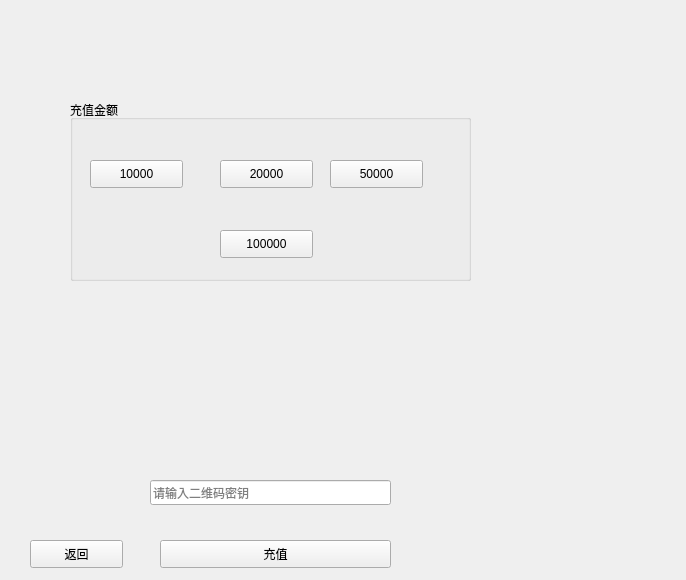
<?xml version="1.0" encoding="UTF-8"?>
<ui version="4.0">
 <class>chargein</class>
 <widget class="QWidget" name="chargein">
  <property name="geometry">
   <rect>
    <x>0</x>
    <y>0</y>
    <width>686</width>
    <height>580</height>
   </rect>
  </property>
  <property name="windowTitle">
   <string>Form</string>
  </property>
  <widget class="QGroupBox" name="groupBox">
   <property name="geometry">
    <rect>
     <x>70</x>
     <y>100</y>
     <width>401</width>
     <height>181</height>
    </rect>
   </property>
   <property name="title">
    <string>充值金额</string>
   </property>
   <widget class="QPushButton" name="pushButton">
    <property name="geometry">
     <rect>
      <x>20</x>
      <y>60</y>
      <width>93</width>
      <height>28</height>
     </rect>
    </property>
    <property name="text">
     <string>10000</string>
    </property>
    <property name="checkable">
     <bool>true</bool>
    </property>
    <property name="autoExclusive">
     <bool>true</bool>
    </property>
   </widget>
   <widget class="QPushButton" name="pushButton_2">
    <property name="geometry">
     <rect>
      <x>150</x>
      <y>60</y>
      <width>93</width>
      <height>28</height>
     </rect>
    </property>
    <property name="text">
     <string>20000</string>
    </property>
    <property name="checkable">
     <bool>true</bool>
    </property>
    <property name="autoExclusive">
     <bool>true</bool>
    </property>
   </widget>
   <widget class="QPushButton" name="pushButton_3">
    <property name="geometry">
     <rect>
      <x>260</x>
      <y>60</y>
      <width>93</width>
      <height>28</height>
     </rect>
    </property>
    <property name="text">
     <string>50000</string>
    </property>
    <property name="checkable">
     <bool>true</bool>
    </property>
    <property name="autoExclusive">
     <bool>true</bool>
    </property>
   </widget>
   <widget class="QPushButton" name="pushButton_5">
    <property name="geometry">
     <rect>
      <x>150</x>
      <y>130</y>
      <width>93</width>
      <height>28</height>
     </rect>
    </property>
    <property name="text">
     <string>100000</string>
    </property>
    <property name="checkable">
     <bool>true</bool>
    </property>
    <property name="autoExclusive">
     <bool>true</bool>
    </property>
   </widget>
  </widget>
  <widget class="QLabel" name="label">
   <property name="geometry">
    <rect>
     <x>200</x>
     <y>270</y>
     <width>461</width>
     <height>201</height>
    </rect>
   </property>
   <property name="text">
    <string/>
   </property>
  </widget>
  <widget class="QLineEdit" name="lineEdit">
   <property name="geometry">
    <rect>
     <x>150</x>
     <y>480</y>
     <width>241</width>
     <height>25</height>
    </rect>
   </property>
   <property name="placeholderText">
    <string>请输入二维码密钥</string>
   </property>
  </widget>
  <widget class="QPushButton" name="pushButton_4">
   <property name="geometry">
    <rect>
     <x>160</x>
     <y>540</y>
     <width>231</width>
     <height>28</height>
    </rect>
   </property>
   <property name="text">
    <string>充值</string>
   </property>
  </widget>
  <widget class="QPushButton" name="turnback2">
   <property name="geometry">
    <rect>
     <x>30</x>
     <y>540</y>
     <width>93</width>
     <height>28</height>
    </rect>
   </property>
   <property name="text">
    <string>返回</string>
   </property>
  </widget>
 </widget>
 <resources/>
 <connections/>
</ui>
